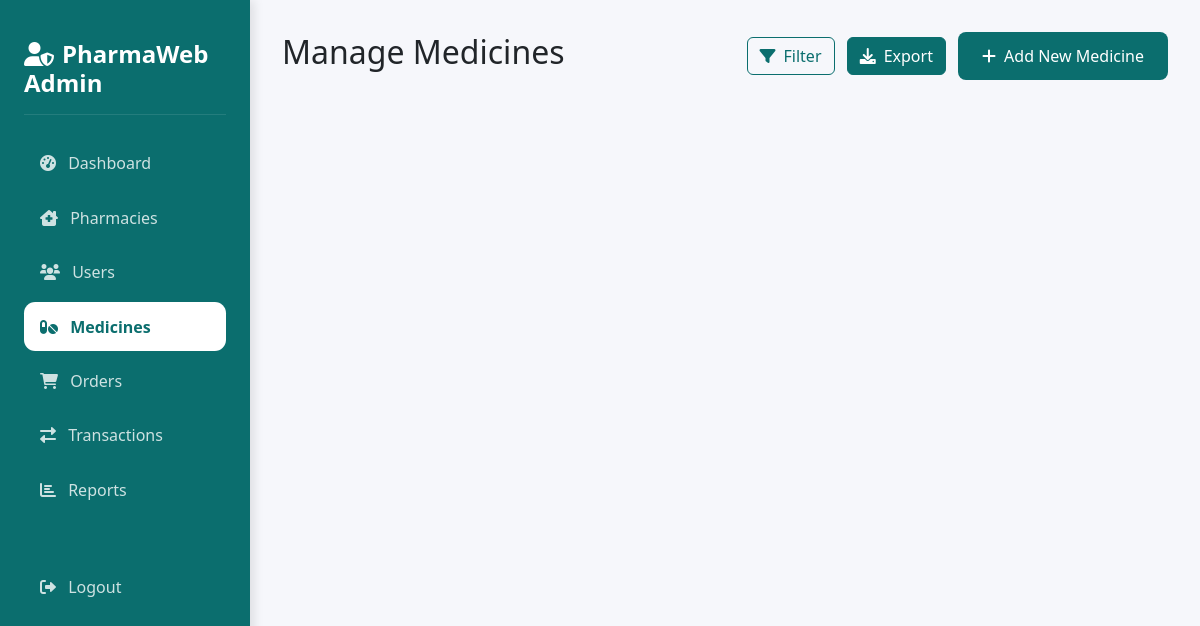
Page /admin/medicines.php (signed in) on the earlier database version.
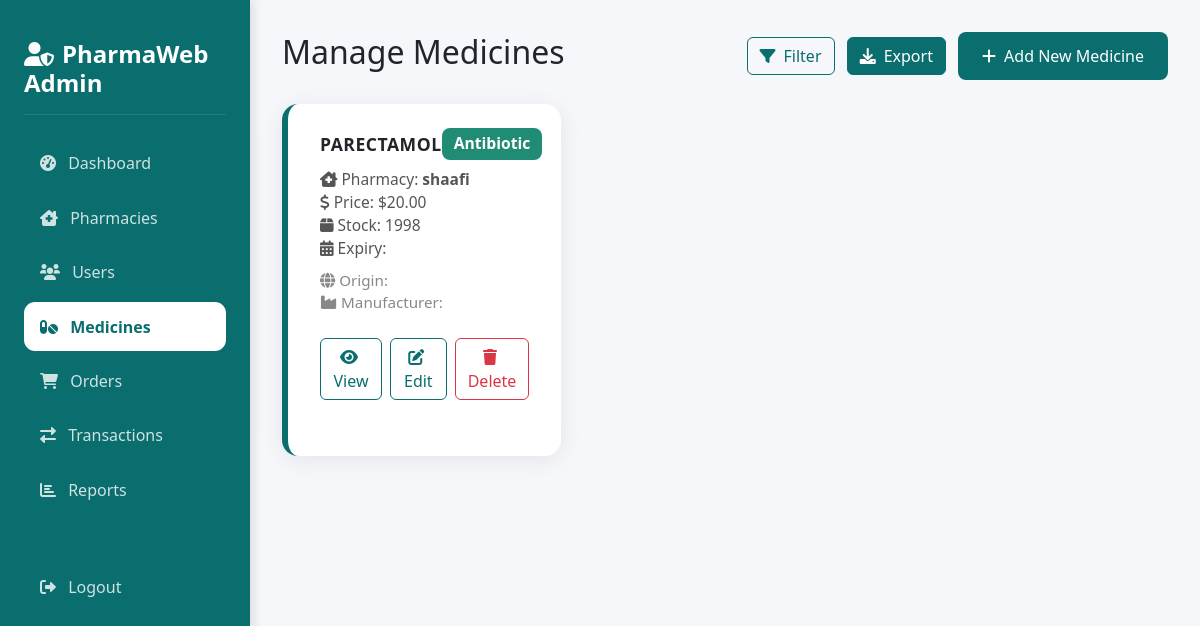
Same page on the later database version.
### tables this page shows
CREATE TABLE `medicines` (
  `id` int(11) NOT NULL,
  `pharmacy_id` int(11) NOT NULL,
  `name` varchar(255) NOT NULL,
  `description` text DEFAULT NULL,
  `manufacturer` varchar(255) DEFAULT NULL,
  `country_of_origin` varchar(100) DEFAULT NULL,
  `category` varchar(100) DEFAULT NULL,
  `price` decimal(10,2) NOT NULL,
  `stock_quantity` int(11) NOT NULL,
  `expiry_date` date DEFAULT NULL,
  `requires_prescription` tinyint(1) DEFAULT 0,
  `status` enum('active','inactive') DEFAULT 'active',
  `created_at` timestamp NOT NULL DEFAULT current_timestamp(),
  `batch_source_info` varchar(255) DEFAULT NULL
);

CREATE TABLE `pharmacies` (
  `id` int(11) NOT NULL,
  `user_id` int(11) DEFAULT NULL,
  `pharmacy_name` varchar(255) NOT NULL,
  `address` text NOT NULL,
  `phone` varchar(20) DEFAULT NULL,
  `license_number` varchar(50) DEFAULT NULL,
  `status` enum('active','inactive') DEFAULT 'active',
  `wallet_address` varchar(42) DEFAULT NULL,
  `trust_score` decimal(5,2) DEFAULT 100.00,
  `performance` varchar(255) DEFAULT NULL
);

### admin/medicines.php (the view, shortened to what the changed rows need)
<?php
require_once '../config/database.php';
$medicines = $conn->query("
    SELECT m.*, p.pharmacy_name
    FROM medicines m
    JOIN pharmacies p ON m.pharmacy_id = p.id
    ORDER BY m.id DESC
")->fetchAll();
?>
<!DOCTYPE html>
<html lang="en">
<head>
    <link href="https://cdn.jsdelivr.net/npm/bootstrap@5.3.0/dist/css/bootstrap.min.css" rel="stylesheet">
    <link href="https://cdnjs.cloudflare.com/ajax/libs/font-awesome/6.0.0/css/all.min.css" rel="stylesheet">
    <link href="../assets/css/theme.css" rel="stylesheet">
</head>
<body>
    <div class="main-content">
        <div class="d-flex justify-content-between align-items-center mb-4">
            <h2>Manage Medicines</h2>
        </div>
        <div class="row g-4">
            <?php foreach ($medicines as $medicine): ?>
                <div class="col-md-6 col-lg-4">
                    <div class="admin-medicine-card">
                        <div class="admin-medicine-header">
                            <div class="admin-medicine-title"><?php echo htmlspecialchars($medicine['name']); ?></div>
                            <span class="admin-medicine-category"><?php echo htmlspecialchars($medicine['category']); ?></span>
                        </div>
                        <div class="admin-medicine-info">
                            <i class="fas fa-clinic-medical me-1"></i>Pharmacy: <b><?php echo htmlspecialchars($medicine['pharmacy_name']); ?></b><br>
                            <i class="fas fa-dollar-sign me-1"></i>Price: $<?php echo number_format($medicine['price'], 2); ?><br>
                            <i class="fas fa-box me-1"></i>Stock: <?php echo $medicine['stock_quantity']; ?><br>
                            <i class="fas fa-calendar-alt me-1"></i>Expiry: <?php echo htmlspecialchars($medicine['expiry_date'] ?? ''); ?>
                        </div>
                        <div class="admin-medicine-meta">
                            <i class="fas fa-globe me-1"></i>Origin: <?php echo htmlspecialchars($medicine['country_of_origin'] ?? ''); ?><br>
                            <i class="fas fa-industry me-1"></i>Manufacturer: <?php echo htmlspecialchars($medicine['manufacturer'] ?? ''); ?>
                        </div>
                        <div class="admin-medicine-actions">
                            <a href="#" class="btn btn-outline-primary" data-bs-toggle="modal" data-bs-target="#viewMedicineModal<?php echo $medicine['id']; ?>">
                                <i class="fas fa-eye me-1"></i>View
                            </a>
                            <a href="#" class="btn btn-outline-primary" data-bs-toggle="modal" data-bs-target="#editMedicineModal<?php echo $medicine['id']; ?>">
                                <i class="fas fa-edit me-1"></i>Edit
                            </a>
                            <form method="POST" class="d-inline delete-medicine-form" style="display:inline;">
                                <button type="submit" name="delete_medicine" class="btn btn-outline-danger"><i class="fas fa-trash me-1"></i>Delete</button>
                            </form>
                        </div>
                    </div>
                </div>
            <?php endforeach; ?>
        </div>
    </div>
</body>
</html>

Differences in the rows shown:
added medicines: name "PARECTAMOL", category "Antibiotic", pharmacy.pharmacy_name "shaafi", price "20.00", stock_quantity "1998"
